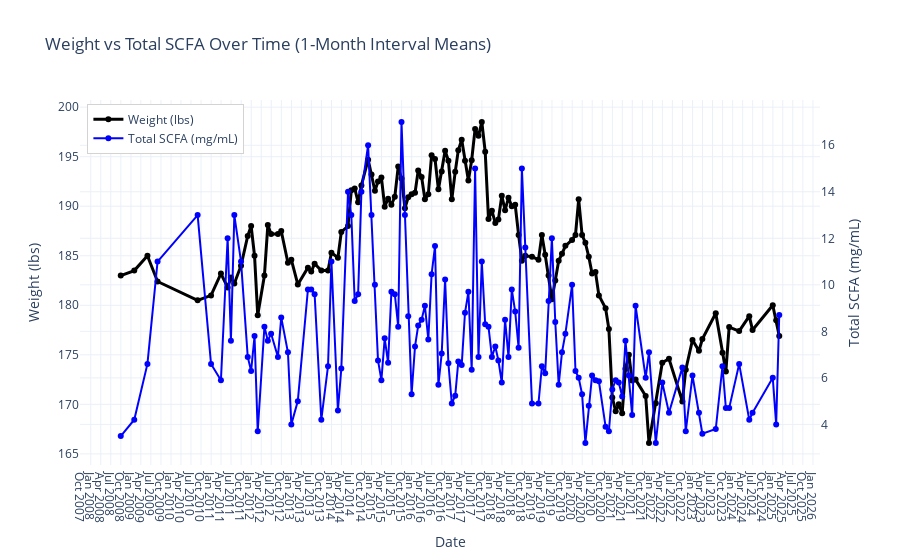
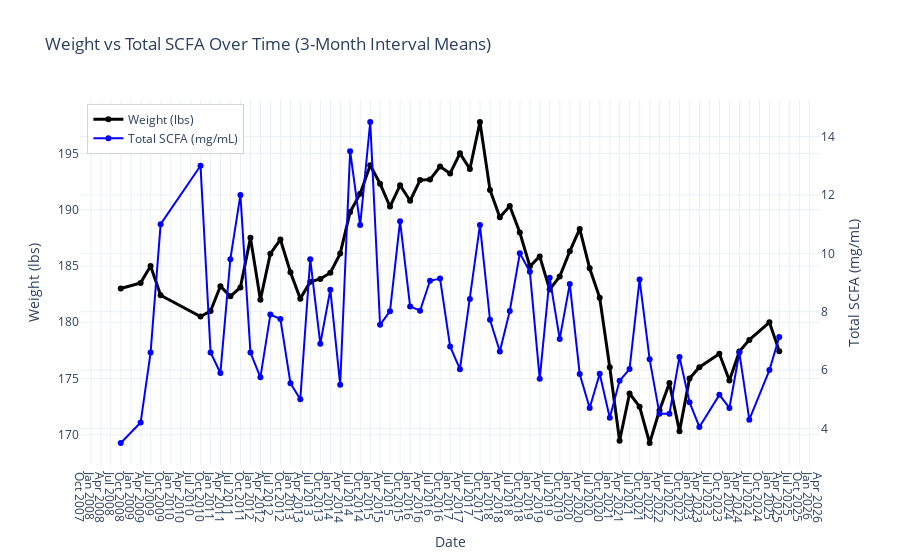
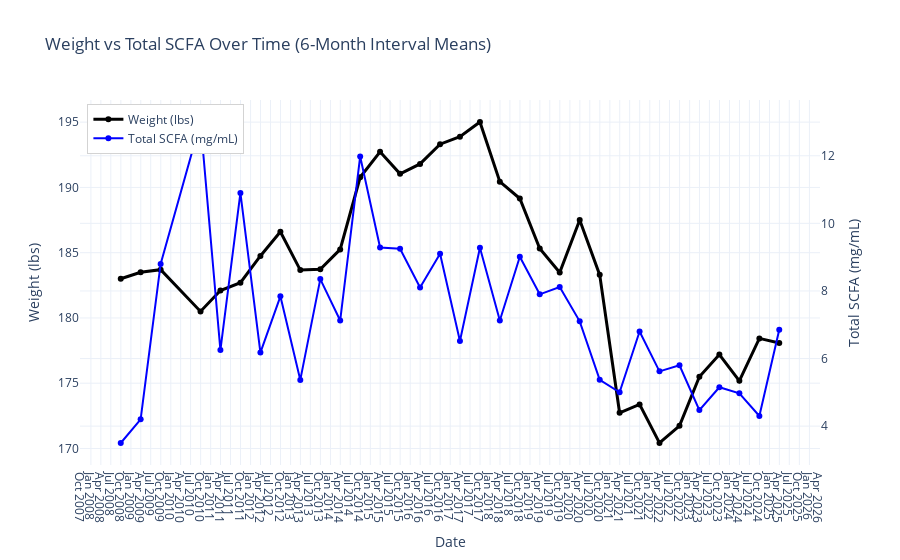
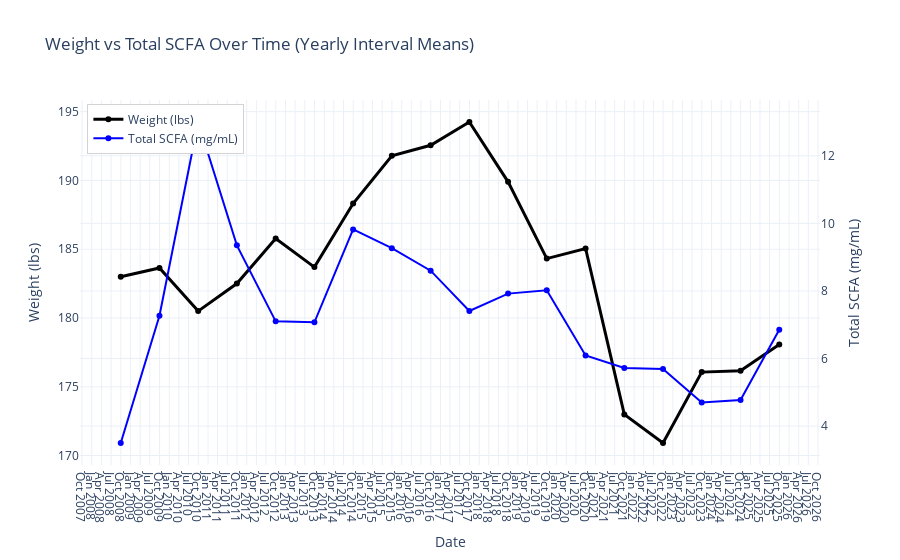

The cell these charts' notebook holds for them, in order:
### Code cell
# prep 
df_plot = df_wideBioDairyLS.dropna(subset=["Total SCFA_mg/mL"]).copy()
df_plot["Date"] = pd.to_datetime(df_plot["Date"], errors="coerce")
df_plot = df_plot.sort_values("Date").set_index("Date")

# interval order: 1M, 3M, 6M, 12M
intervals = [
                ("1M",  "1-Month"),
                ("3M",  "3-Month"),
                ("6M",  "6-Month"),
                ("12M", "Yearly"),
]

results = []

for rule, label in intervals:
    # resample to interval bins (non-overlapping), take mean within each bin
    df_bin = df_plot[["Weight_lbs", "Total SCFA_mg/mL"]].resample(rule).mean().dropna().reset_index()

    x_time   = df_bin["Date"]
    y_weight = df_bin["Weight_lbs"]
    y_scfa   = df_bin["Total SCFA_mg/mL"]

    # quick stats
    if len(df_bin) >= 3:
        pr, pp = pearsonr(y_weight, y_scfa)
        sr, sp = spearmanr(y_weight, y_scfa)
    else:
        pr = pp = sr = sp = float("nan")

    results.append({
                    "Interval": label,
                    "N bins": len(df_bin),
                    "Pearson r": round(pr, 3) if pd.notna(pr) else pr,
                    "Pearson p": f"{pp:.3g}" if pd.notna(pp) else pp,
                    "Spearman r": round(sr, 3) if pd.notna(sr) else sr,
                    "Spearman p": f"{sp:.3g}" if pd.notna(sp) else sp,
    })

    # plot 
    fig = go.Figure()

    # Weight (left axis)
    fig.add_trace(go.Scatter(
                                x=x_time, 
                                y=y_weight,
                                mode="lines+markers",
                                name="Weight (lbs)",
                                line=dict(width=3, color="black"),
    ))

    # SCFA (right axis)
    fig.add_trace(go.Scatter(
                                x=x_time, 
                                y=y_scfa,
                                mode="lines+markers",
                                name="Total SCFA (mg/mL)",
                                line=dict(width=2, color="blue"),
                                yaxis="y2"
    ))

    fig.update_layout(
                        title=f"Weight vs Total SCFA Over Time ({label} Interval Means)",
                        xaxis=dict(title="Date", dtick="M3", tickformat="%b %Y"),
                        yaxis=dict(title="Weight (lbs)", side="left"),
                        yaxis2=dict(title="Total SCFA (mg/mL)", overlaying="y", side="right"),
                        legend=dict(x=0.01, y=0.99, bordercolor="lightgray", borderwidth=1),
                        template="plotly_white"
    )

    fig.show()

# summary table
df_results = pd.DataFrame(results, columns=["Interval","N bins","Pearson r","Pearson p","Spearman r","Spearman p"])
df_results

### Figure 1 — Plotly figure (JSON) as saved in the notebook; plotly's stock layout.template omitted (floating-point values rounded to 4 significant figures; data arrays with more than 128 entries replaced by an {"elided": "..."} marker saying what was removed)
{"data": [{"line": {"color": "black", "width": 3}, "mode": "lines+markers", "name": "Weight (lbs)", "type": "scatter", "x": {"elided": "133 str values"}, "y": {"elided": "133 float values"}}, {"line": {"color": "blue", "width": 2}, "mode": "lines+markers", "name": "Total SCFA (mg/mL)", "type": "scatter", "x": {"elided": "133 str values"}, "y": {"elided": "133 float values"}, "yaxis": "y2"}], "layout": {"legend": {"bordercolor": "lightgray", "borderwidth": 1, "x": 0.01, "y": 0.99}, "title": {"text": "Weight vs Total SCFA Over Time (1-Month Interval Means)"}, "xaxis": {"dtick": "M3", "tickformat": "%b %Y", "title": {"text": "Date"}}, "yaxis": {"side": "left", "title": {"text": "Weight (lbs)"}}, "yaxis2": {"overlaying": "y", "side": "right", "title": {"text": "Total SCFA (mg/mL)"}}}}

### Figure 2 — Plotly figure (JSON) as saved in the notebook; plotly's stock layout.template omitted (floating-point values rounded to 4 significant figures)
{"data": [{"line": {"color": "black", "width": 3}, "mode": "lines+markers", "name": "Weight (lbs)", "type": "scatter", "x": ["2008-09-30T00:00:00", "2009-03-31T00:00:00", "2009-06-30T00:00:00", "2009-09-30T00:00:00", "2010-09-30T00:00:00", "2010-12-31T00:00:00", "2011-03-31T00:00:00", "2011-06-30T00:00:00", "2011-09-30T00:00:00", "2011-12-31T00:00:00", "2012-03-31T00:00:00", "2012-06-30T00:00:00", "2012-09-30T00:00:00", "2012-12-31T00:00:00", "2013-03-31T00:00:00", "2013-06-30T00:00:00", "2013-09-30T00:00:00", "2013-12-31T00:00:00", "2014-03-31T00:00:00", "2014-06-30T00:00:00", "2014-09-30T00:00:00", "2014-12-31T00:00:00", "2015-03-31T00:00:00", "2015-06-30T00:00:00", "2015-09-30T00:00:00", "2015-12-31T00:00:00", "2016-03-31T00:00:00", "2016-06-30T00:00:00", "2016-09-30T00:00:00", "2016-12-31T00:00:00", "2017-03-31T00:00:00", "2017-06-30T00:00:00", "2017-09-30T00:00:00", "2017-12-31T00:00:00", "2018-03-31T00:00:00", "2018-06-30T00:00:00", "2018-09-30T00:00:00", "2018-12-31T00:00:00", "2019-03-31T00:00:00", "2019-06-30T00:00:00", "2019-09-30T00:00:00", "2019-12-31T00:00:00", "2020-03-31T00:00:00", "2020-06-30T00:00:00", "2020-09-30T00:00:00", "2020-12-31T00:00:00", "2021-03-31T00:00:00", "2021-06-30T00:00:00", "2021-09-30T00:00:00", "2021-12-31T00:00:00", "2022-03-31T00:00:00", "2022-06-30T00:00:00", "2022-09-30T00:00:00", "2022-12-31T00:00:00", "2023-03-31T00:00:00", "2023-09-30T00:00:00", "2023-12-31T00:00:00", "2024-03-31T00:00:00", "2024-06-30T00:00:00", "2024-12-31T00:00:00", "2025-03-31T00:00:00"], "y": [183, 183.5, 185, 182.4, 180.5, 181, 183.2, 182.3, 183.1, 187.5, 182, 186.1, 187.3, 184.4, 182.1, 183.6, 183.8, 184.4, 186.1, 189.8, 191.4, 193.9, 192.3, 190.3, 192.2, 190.8, 192.6, 192.7, 193.8, 193.2, 195.0, 193.6, 197.8, 191.8, 189.3, 190.3, 188.0, 185.0, 185.8, 182.9, 184.1, 186.3, 188.3, 184.8, 182.2, 176, 169.5, 173.7, 172.5, 169.3, 172.1, 174.6, 170.3, 175, 176, 177.2, 174.8, 177.4, 178.4, 180, 177.4]}, {"line": {"color": "blue", "width": 2}, "mode": "lines+markers", "name": "Total SCFA (mg/mL)", "type": "scatter", "x": ["2008-09-30T00:00:00", "2009-03-31T00:00:00", "2009-06-30T00:00:00", "2009-09-30T00:00:00", "2010-09-30T00:00:00", "2010-12-31T00:00:00", "2011-03-31T00:00:00", "2011-06-30T00:00:00", "2011-09-30T00:00:00", "2011-12-31T00:00:00", "2012-03-31T00:00:00", "2012-06-30T00:00:00", "2012-09-30T00:00:00", "2012-12-31T00:00:00", "2013-03-31T00:00:00", "2013-06-30T00:00:00", "2013-09-30T00:00:00", "2013-12-31T00:00:00", "2014-03-31T00:00:00", "2014-06-30T00:00:00", "2014-09-30T00:00:00", "2014-12-31T00:00:00", "2015-03-31T00:00:00", "2015-06-30T00:00:00", "2015-09-30T00:00:00", "2015-12-31T00:00:00", "2016-03-31T00:00:00", "2016-06-30T00:00:00", "2016-09-30T00:00:00", "2016-12-31T00:00:00", "2017-03-31T00:00:00", "2017-06-30T00:00:00", "2017-09-30T00:00:00", "2017-12-31T00:00:00", "2018-03-31T00:00:00", "2018-06-30T00:00:00", "2018-09-30T00:00:00", "2018-12-31T00:00:00", "2019-03-31T00:00:00", "2019-06-30T00:00:00", "2019-09-30T00:00:00", "2019-12-31T00:00:00", "2020-03-31T00:00:00", "2020-06-30T00:00:00", "2020-09-30T00:00:00", "2020-12-31T00:00:00", "2021-03-31T00:00:00", "2021-06-30T00:00:00", "2021-09-30T00:00:00", "2021-12-31T00:00:00", "2022-03-31T00:00:00", "2022-06-30T00:00:00", "2022-09-30T00:00:00", "2022-12-31T00:00:00", "2023-03-31T00:00:00", "2023-09-30T00:00:00", "2023-12-31T00:00:00", "2024-03-31T00:00:00", "2024-06-30T00:00:00", "2024-12-31T00:00:00", "2025-03-31T00:00:00"], "y": [3.5, 4.2, 6.6, 11, 13, 6.6, 5.9, 9.8, 12, 6.6, 5.75, 7.9, 7.75, 5.55, 5, 9.8, 6.9, 8.75, 5.5, 13.5, 10.97, 14.5, 7.55, 8.017, 11.1, 8.18, 8.033, 9.06, 9.133, 6.808, 6.029, 8.433, 10.97, 7.72, 6.633, 8.025, 10, 9.367, 5.7, 9.167, 7.067, 8.95, 5.867, 4.7, 5.875, 4.367, 5.633, 6.033, 9.1, 6.367, 4.5, 4.5, 6.45, 4.9, 4.05, 5.15, 4.7, 6.6, 4.3, 6, 7.133], "yaxis": "y2"}], "layout": {"legend": {"bordercolor": "lightgray", "borderwidth": 1, "x": 0.01, "y": 0.99}, "title": {"text": "Weight vs Total SCFA Over Time (3-Month Interval Means)"}, "xaxis": {"dtick": "M3", "tickformat": "%b %Y", "title": {"text": "Date"}}, "yaxis": {"side": "left", "title": {"text": "Weight (lbs)"}}, "yaxis2": {"overlaying": "y", "side": "right", "title": {"text": "Total SCFA (mg/mL)"}}}}

### Figure 3 — Plotly figure (JSON) as saved in the notebook; plotly's stock layout.template omitted (floating-point values rounded to 4 significant figures)
{"data": [{"line": {"color": "black", "width": 3}, "mode": "lines+markers", "name": "Weight (lbs)", "type": "scatter", "x": ["2008-09-30T00:00:00", "2009-03-31T00:00:00", "2009-09-30T00:00:00", "2010-09-30T00:00:00", "2011-03-31T00:00:00", "2011-09-30T00:00:00", "2012-03-31T00:00:00", "2012-09-30T00:00:00", "2013-03-31T00:00:00", "2013-09-30T00:00:00", "2014-03-31T00:00:00", "2014-09-30T00:00:00", "2015-03-31T00:00:00", "2015-09-30T00:00:00", "2016-03-31T00:00:00", "2016-09-30T00:00:00", "2017-03-31T00:00:00", "2017-09-30T00:00:00", "2018-03-31T00:00:00", "2018-09-30T00:00:00", "2019-03-31T00:00:00", "2019-09-30T00:00:00", "2020-03-31T00:00:00", "2020-09-30T00:00:00", "2021-03-31T00:00:00", "2021-09-30T00:00:00", "2022-03-31T00:00:00", "2022-09-30T00:00:00", "2023-03-31T00:00:00", "2023-09-30T00:00:00", "2024-03-31T00:00:00", "2024-09-30T00:00:00", "2025-03-31T00:00:00"], "y": [183, 183.5, 183.7, 180.5, 182.1, 182.7, 184.8, 186.6, 183.7, 183.7, 185.2, 190.8, 192.7, 191.0, 191.8, 193.3, 193.9, 195.0, 190.4, 189.2, 185.3, 183.5, 187.5, 183.3, 172.7, 173.4, 170.4, 171.7, 175.5, 177.2, 175.2, 178.4, 178.1]}, {"line": {"color": "blue", "width": 2}, "mode": "lines+markers", "name": "Total SCFA (mg/mL)", "type": "scatter", "x": ["2008-09-30T00:00:00", "2009-03-31T00:00:00", "2009-09-30T00:00:00", "2010-09-30T00:00:00", "2011-03-31T00:00:00", "2011-09-30T00:00:00", "2012-03-31T00:00:00", "2012-09-30T00:00:00", "2013-03-31T00:00:00", "2013-09-30T00:00:00", "2014-03-31T00:00:00", "2014-09-30T00:00:00", "2015-03-31T00:00:00", "2015-09-30T00:00:00", "2016-03-31T00:00:00", "2016-09-30T00:00:00", "2017-03-31T00:00:00", "2017-09-30T00:00:00", "2018-03-31T00:00:00", "2018-09-30T00:00:00", "2019-03-31T00:00:00", "2019-09-30T00:00:00", "2020-03-31T00:00:00", "2020-09-30T00:00:00", "2021-03-31T00:00:00", "2021-09-30T00:00:00", "2022-03-31T00:00:00", "2022-09-30T00:00:00", "2023-03-31T00:00:00", "2023-09-30T00:00:00", "2024-03-31T00:00:00", "2024-09-30T00:00:00", "2025-03-31T00:00:00"], "y": [3.5, 4.2, 8.8, 13, 6.25, 10.9, 6.175, 7.84, 5.367, 8.35, 7.125, 11.98, 9.287, 9.25, 8.1, 9.1, 6.521, 9.278, 7.127, 9.012, 7.9, 8.117, 7.1, 5.371, 5, 6.8, 5.62, 5.8, 4.475, 5.15, 4.971, 4.3, 6.85], "yaxis": "y2"}], "layout": {"legend": {"bordercolor": "lightgray", "borderwidth": 1, "x": 0.01, "y": 0.99}, "title": {"text": "Weight vs Total SCFA Over Time (6-Month Interval Means)"}, "xaxis": {"dtick": "M3", "tickformat": "%b %Y", "title": {"text": "Date"}}, "yaxis": {"side": "left", "title": {"text": "Weight (lbs)"}}, "yaxis2": {"overlaying": "y", "side": "right", "title": {"text": "Total SCFA (mg/mL)"}}}}

### Figure 4 — Plotly figure (JSON) as saved in the notebook; plotly's stock layout.template omitted (floating-point values rounded to 4 significant figures)
{"data": [{"line": {"color": "black", "width": 3}, "mode": "lines+markers", "name": "Weight (lbs)", "type": "scatter", "x": ["2008-09-30T00:00:00", "2009-09-30T00:00:00", "2010-09-30T00:00:00", "2011-09-30T00:00:00", "2012-09-30T00:00:00", "2013-09-30T00:00:00", "2014-09-30T00:00:00", "2015-09-30T00:00:00", "2016-09-30T00:00:00", "2017-09-30T00:00:00", "2018-09-30T00:00:00", "2019-09-30T00:00:00", "2020-09-30T00:00:00", "2021-09-30T00:00:00", "2022-09-30T00:00:00", "2023-09-30T00:00:00", "2024-09-30T00:00:00", "2025-09-30T00:00:00"], "y": [183, 183.6, 180.5, 182.5, 185.8, 183.7, 188.3, 191.8, 192.6, 194.2, 189.9, 184.3, 185.0, 173.0, 170.9, 176.1, 176.2, 178.1]}, {"line": {"color": "blue", "width": 2}, "mode": "lines+markers", "name": "Total SCFA (mg/mL)", "type": "scatter", "x": ["2008-09-30T00:00:00", "2009-09-30T00:00:00", "2010-09-30T00:00:00", "2011-09-30T00:00:00", "2012-09-30T00:00:00", "2013-09-30T00:00:00", "2014-09-30T00:00:00", "2015-09-30T00:00:00", "2016-09-30T00:00:00", "2017-09-30T00:00:00", "2018-09-30T00:00:00", "2019-09-30T00:00:00", "2020-09-30T00:00:00", "2021-09-30T00:00:00", "2022-09-30T00:00:00", "2023-09-30T00:00:00", "2024-09-30T00:00:00", "2025-09-30T00:00:00"], "y": [3.5, 7.267, 13, 9.35, 7.1, 7.071, 9.822, 9.267, 8.6, 7.407, 7.921, 8.018, 6.092, 5.72, 5.688, 4.7, 4.77, 6.85], "yaxis": "y2"}], "layout": {"legend": {"bordercolor": "lightgray", "borderwidth": 1, "x": 0.01, "y": 0.99}, "title": {"text": "Weight vs Total SCFA Over Time (Yearly Interval Means)"}, "xaxis": {"dtick": "M3", "tickformat": "%b %Y", "title": {"text": "Date"}}, "yaxis": {"side": "left", "title": {"text": "Weight (lbs)"}}, "yaxis2": {"overlaying": "y", "side": "right", "title": {"text": "Total SCFA (mg/mL)"}}}}
